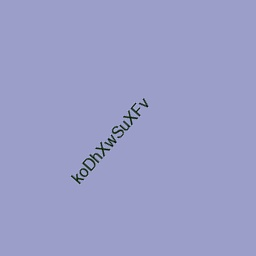
#> input picture OhCRap/corbeille/101.jpg, 256 x 256 px
$ python -i solution.py   (imports and definitions only)
#> lines starting #> are read from the running program, lines starting #| are printed output that depends on the picture; after the words box and inside, x2 and y2 are one past the last pixel; in counts of white or black regions, pixels touching at a corner belong together
import os
from PIL import Image
import pytesseract as pt
import numpy as np
import cv2


def unrotate(pil_img: Image.Image) -> Image.Image:
    img_cv = cv2.cvtColor(np.array(pil_img), cv2.COLOR_RGB2BGR)
#> img_cv is the input picture: shape (256, 256, 3); mean B, G, R 199.8, 157.3, 154.2

    gray = cv2.cvtColor(img_cv, cv2.COLOR_BGR2GRAY)
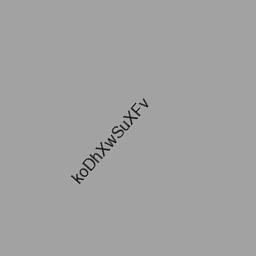
#> gray: shape (256, 256); min 7, max 190, mean 161.2
    gray = cv2.bitwise_not(gray)
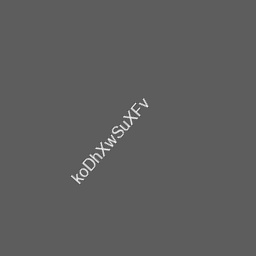
#> gray: shape (256, 256); min 65, max 248, mean 93.8

    _, bw = cv2.threshold(gray, 0, 255, cv2.THRESH_BINARY | cv2.THRESH_OTSU)
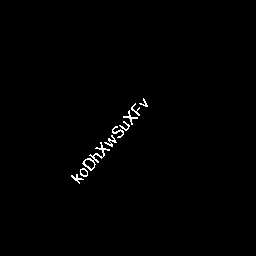
#> bw: shape (256, 256); 0.74% white in thin lines or dots, all inside (x1, y1, x2, y2) = (71, 98, 148, 184)

    coords = np.column_stack(np.where(bw > 0))
#> coords = 487 pairs, first value 98 to 183, second value 71 to 147

    if coords.shape[0] < 10:
        print("Not enough content to determine skew.")
        return pil_img

    angle = cv2.minAreaRect(coords)[-1]
#> angle = -41.42

    if angle > 45:
        angle = -angle + 90
    else:
        angle = -angle
#> angle = 41.42

    (h, w) = img_cv.shape[:2]
#> h = 256; w = 256
    center = (w // 2, h // 2)
#> center = (128, 128)

    # jsp pk mais le rotation est correcte à n*90 deg près donc dans le doute on met les +0, +90, +180 et +270
    M = [
        cv2.getRotationMatrix2D(center, angle + 90*i, 1.0)
        for i in range(4)
    ]
#> M = [[[0.75, 0.662, -52.67], [-0.662, 0.75, 116.7]], [[-0.662, 0.75, 116.7], [-0.75, -0.662, 308.7]], [[-0.75, -0.662, 308.7], [0.662, -0.75, 139.3]], [[0.662, -0.75, 139.3], [0.75, 0.662, -52.67]]]
    unrotated = [
        cv2.warpAffine(img_cv, M[i], (w, h), flags=cv2.INTER_CUBIC, borderMode=cv2.BORDER_REPLICATE)
        for i in range(4)
    ]
#> unrotated = 4 items

    return [
        Image.fromarray(cv2.cvtColor(img, cv2.COLOR_BGR2RGB))
        for img in unrotated
    ]


# [1 line not run here, left out]
# [1 line that did not run here, left out]

# [1 line that did not run here, left out]

# [4 lines not run here, left out]

>>> import cv2
>>> picture = cv2.cvtColor(cv2.imread('corbeille/101.jpg'), cv2.COLOR_BGR2RGB)
>>> result = unrotate(picture)
#> result = 4 items

$ run again, on OhCRap/corbeille/15.jpg
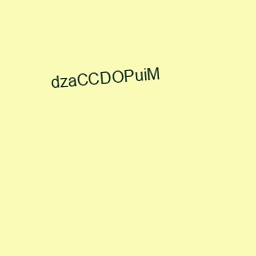
#> input picture OhCRap/corbeille/15.jpg, 256 x 256 px
#> in unrotate, img_cv is the input picture: shape (256, 256, 3); mean B, G, R 182.1, 249.7, 248.5
#> in unrotate, `gray = cv2.cvtColor(img_cv, cv2.COLOR_BGR2GRAY)`:
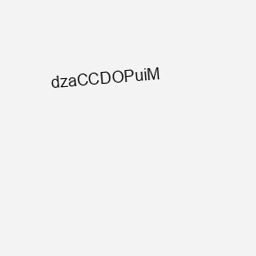
#> gray: shape (256, 256); min 5, max 250, mean 241.7
#> in unrotate, `_, bw = cv2.threshold(gray, 0, 255, cv2.THRESH_BINARY | cv2.THRESH_OTSU)`:
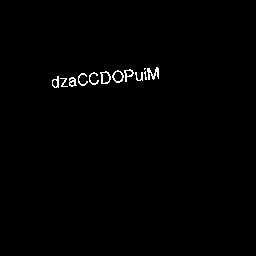
#> bw: shape (256, 256); 0.77% white in thin lines or dots, all inside (x1, y1, x2, y2) = (52, 67, 159, 88)
#> coords = 502 pairs, first value 67 to 87, second value 52 to 158
#> in unrotate, `angle = cv2.minAreaRect(coords)[-1]`: angle = -85.24
#> in unrotate, `angle = -angle`: angle = 85.24
#> M = [[[0.083, 0.997, -10.19], [-0.997, 0.083, 244.9]], [[-0.997, 0.083, 244.9], [-0.083, -0.997, 266.2]], [[-0.083, -0.997, 266.2], [0.997, -0.083, 11.07]], [[0.997, -0.083, 11.07], [0.083, 0.997, -10.19]]]
#> unrotated = 4 items
